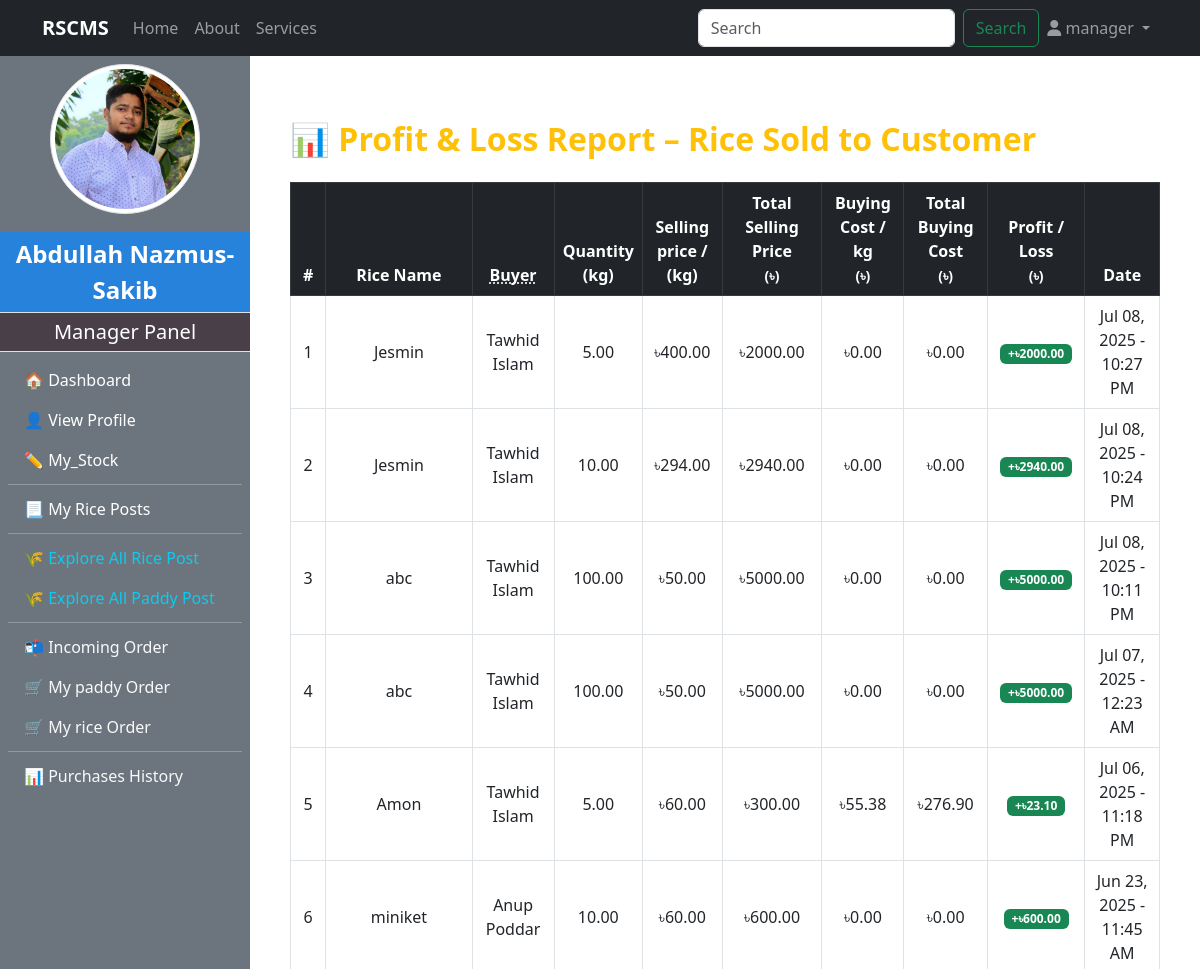
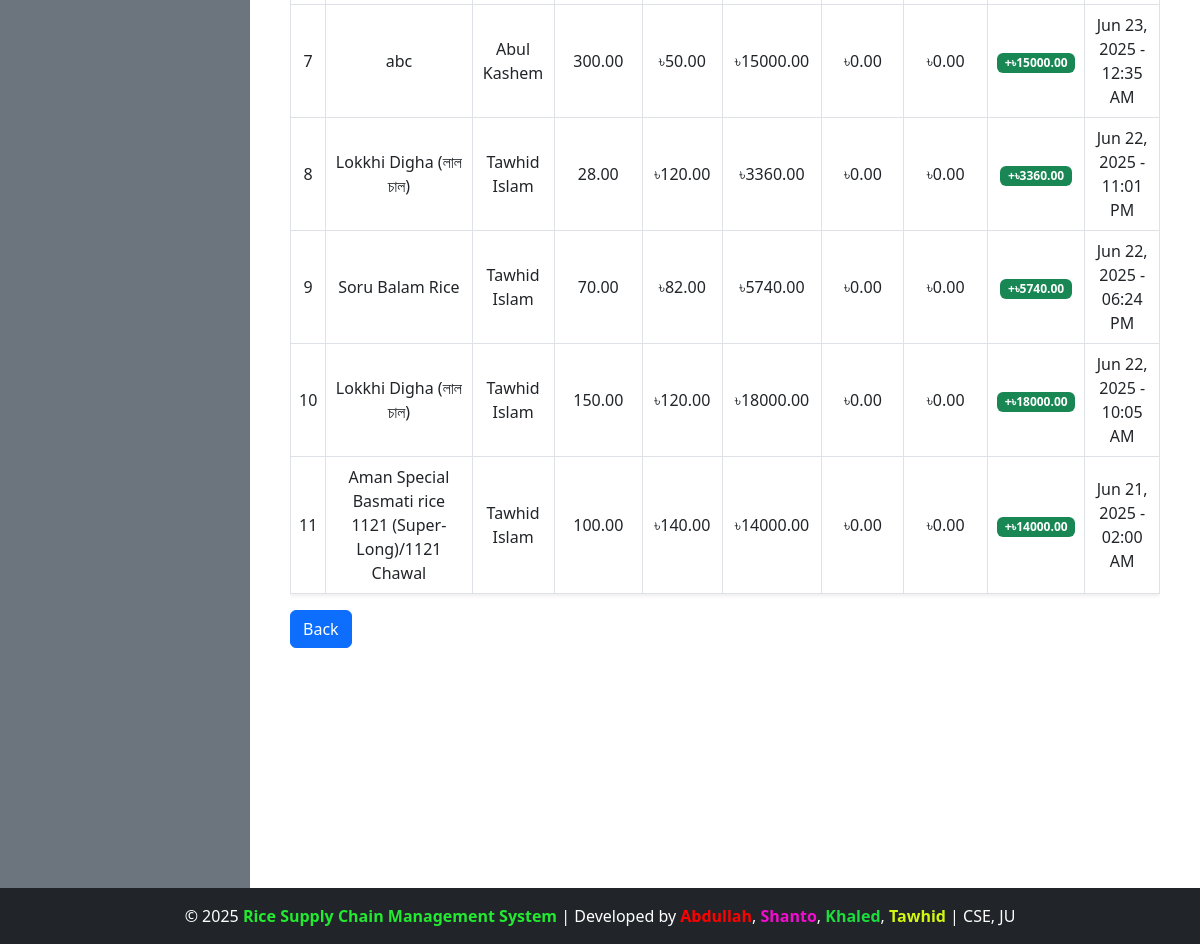
The page /manager/profit_loss_report_for_rice_to_customer/ (signed in) on the database as committed earlier (2 pictures, top to bottom).
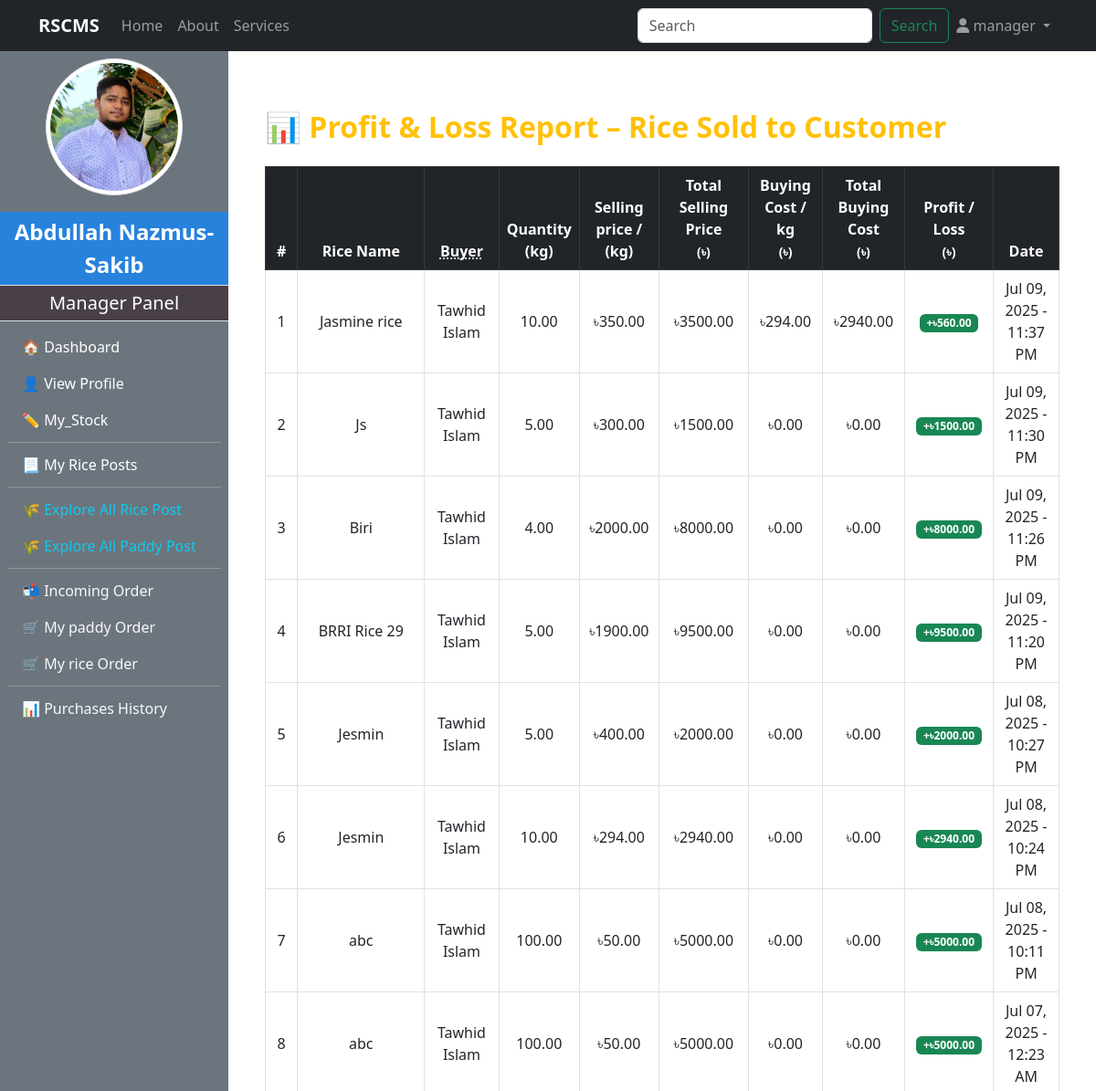
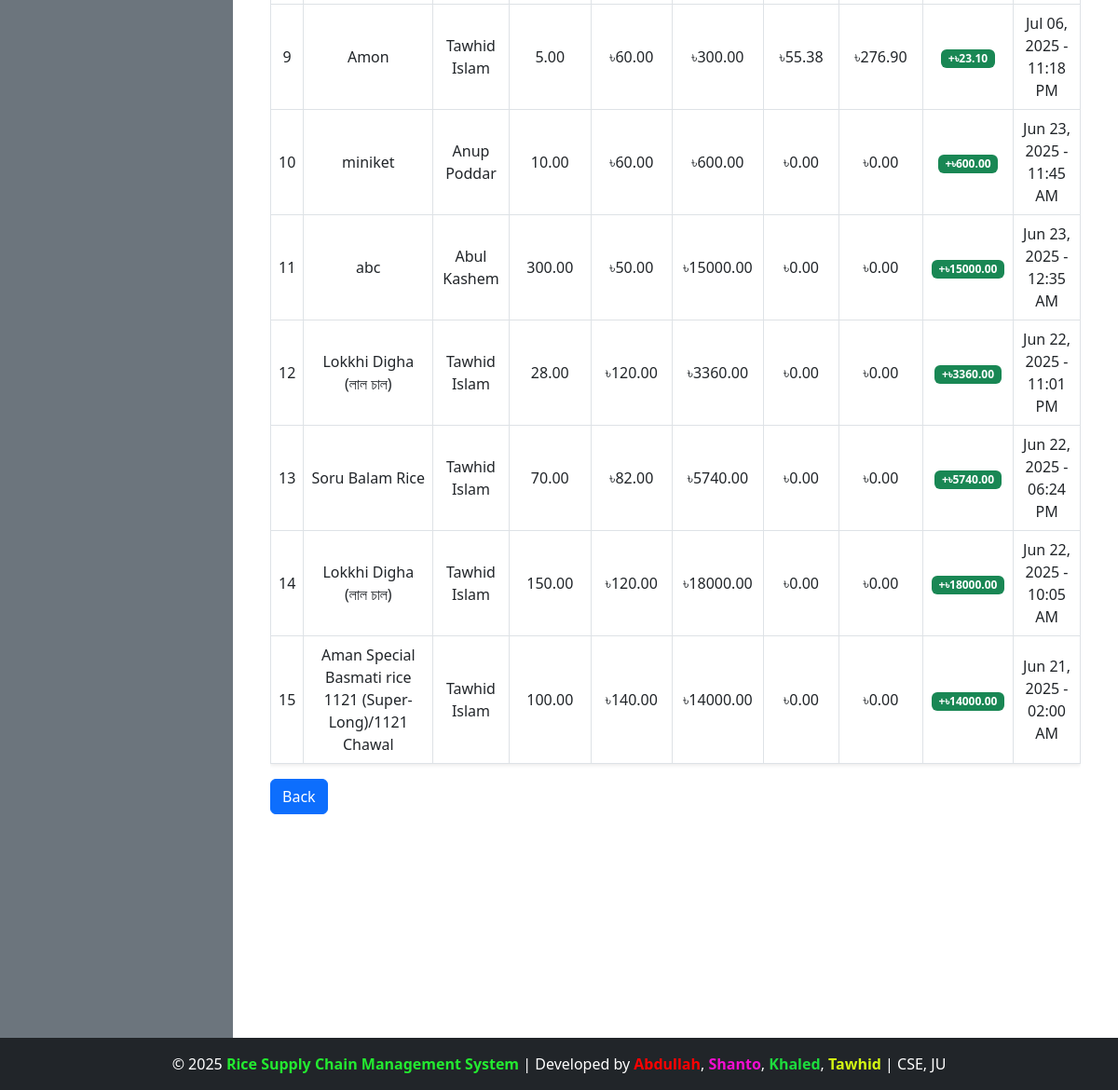
The same page on the database as committed later (2 pictures, top to bottom).
### accounts/models.py (models this page shows, shortened)
class CustomUser(AbstractUser):
    ROLE_CHOICES = (
        ('admin', 'Admin'),
        ('manager', 'Manager'),
        ('customer', 'Customer'),
        ('dealer', 'Dealer'),
    )
    role = models.CharField(max_length=20, choices=ROLE_CHOICES, default='admin')

### manager/models.py (models this page shows, shortened)
class ManagerProfile(models.Model):
    user = models.OneToOneField(CustomUser,on_delete=models.CASCADE,limit_choices_to={'role':'manager'},related_name="managerprofile")
    full_name = models.CharField(max_length=100)
    phone_number = models.CharField(max_length=11)
    transaction_password = models.CharField(blank=True)
    address = models.TextField()
    mill_name = models.CharField(max_length=100)
    mill_location = models.TextField()
    profile_image = models.ImageField(upload_to="manager_profile/",blank=True,null=True)
    experience_year = models.PositiveIntegerField(blank=True, null=True)
    bio = models.TextField(blank=True)
    created_at = models.DateTimeField(auto_now_add=True)

class RicePost(models.Model):
    manager = models.ForeignKey(CustomUser,on_delete=models.CASCADE, limit_choices_to={'role':'manager'},related_name="managerPost")
    rice_name = models.CharField(max_length=200, blank=True, null=True)
    quality = models.CharField(max_length=100)
    quantity_kg = models.FloatField()
    price_per_kg = models.DecimalField(max_digits=6, decimal_places=2)
    description = models.TextField()
    is_sold = models.BooleanField(default=False)
    rice_image = models.ImageField(upload_to="rice_image/",blank=True,null=True)
    created_at = models.DateTimeField(auto_now_add=True)

### customer/models.py (models this page shows, shortened)
class Purchase_Rice(models.Model):
    STATUS_CHOICES = [
        ('Pending', 'Pending'),
        ('Accepted', 'Accepted'),
        ('Cancel', 'Cancel'),
        ('Shipping', 'Shipping'),
        ('Delivered', 'Delivered'),
        ('Successful', 'Successful'),
    ]
    customer = models.ForeignKey(CustomUser, on_delete=models.CASCADE, related_name='customer_rice_purchases')
    rice = models.ForeignKey(RicePost, on_delete=models.CASCADE, related_name='customer_rice_orders')
    quantity_purchased = models.FloatField()
    total_price = models.DecimalField(max_digits=10, decimal_places=2)
    profit_or_loss = models.DecimalField(max_digits=10, decimal_places=2, default=0)
    delivery_cost = models.DecimalField(max_digits=6, decimal_places=2, default=0)
    is_confirmed = models.BooleanField(default=False)
    payment = models.BooleanField(default=False)
    status = models.CharField(max_length=20, choices=STATUS_CHOICES, default='Pending')  # ✅ New field
    purchase_date = models.DateTimeField(auto_now_add=True)

class CustomerProfile(models.Model):
    user = models.OneToOneField(CustomUser, on_delete=models.CASCADE, limit_choices_to={'role':'customer'},related_name="customerprofile")
    full_name = models.CharField(max_length=100)
    phone_number = models.CharField(max_length=11)
    address =models.TextField()
    image = models.ImageField(upload_to="customer_profile/",blank=True,null=True)
    date_of_birth = models.DateField(blank=True,null=True)
    created_at = models.DateTimeField(auto_now_add=True,blank=True,null=True)

### manager/views.py (the view)
# urls.py: path("profit_loss_report_for_rice_to_customer/",views.profit_loss_report_for_rice_to_customer,name="profit_loss_report_for_rice_to_customer"),
@login_required(login_url="login")
@user_passes_test(check_manager_and_admin)
def profit_loss_report_for_rice_to_customer(request):
    selling_rice_to_customer = Purchase_Rice.objects.filter(
        rice__manager=request.user, status="Successful"
    ).order_by("-purchase_date")
    report_data = []
    for row in selling_rice_to_customer:
        try:
            stock = RiceStock.objects.get(manager=request.user, rice_name=row.rice.rice_name)
            cost_per_kg = Decimal(str(stock.average_price_per_kg))
        except RiceStock.DoesNotExist:
            cost_per_kg = Decimal('0.00')
        quantity = Decimal(str(row.quantity_purchased))
        total_cost = cost_per_kg * quantity
        selling_price = Decimal(str(row.total_price))-Decimal(str(row.delivery_cost))
        selling_price_per_kg = selling_price/quantity
        if row.rice.rice_name == "Amon":
            print(row.total_price)
        profit_or_loss = selling_price - total_cost
        profit_or_loss_abs = abs(profit_or_loss)
        report_data.append({
            "row": row,
            "cost_per_kg": cost_per_kg,
            "selling_price":selling_price,
            "selling_price_per_kg":selling_price_per_kg,
            "total_cost": total_cost,
            "profit_or_loss": profit_or_loss,
            "profit_or_loss_abs": profit_or_loss_abs
        })
    context = {
        "check": 2,
        "report_data": report_data,
    }
    return render(request, "manager/stock/profit_loss_report.html", context)

### admin_panel/context_processors.py (called while the page is built)
def admin_profile(request):
    if request.user.is_authenticated:
        try:
            admin = AdminProfile.objects.get(user=request.user)
            return {'admin': admin}
        except AdminProfile.DoesNotExist:
            return {}
    return {}

### customer/context_processors.py (called while the page is built)
def customer_profile(request):
    if request.user.is_authenticated:
        try:
            customer = CustomerProfile.objects.get(user=request.user)
            return {'customer': customer}
        except CustomerProfile.DoesNotExist:
            return {}
    return {}

### manager/context_processors.py (called while the page is built)
def manager_profile(request):
    if request.user.is_authenticated:
        try:
            manager = ManagerProfile.objects.get(user=request.user)
            return {'manager': manager}
        except ManagerProfile.DoesNotExist:
            return {}
    return {}

### manager/views.py (called while the page is built)
def check_manager_and_admin(user):
    return user.is_authenticated and user.role in ['manager','admin']

### manager/templates/manager/stock/profit_loss_report.html (shortened to what this page needs)
{% extends 'base.html' %}
{% load humanize %}
{% block content %}
{% if check == 2 %}
<div class="container mt-5">
    <h2 class="mb-4 text-warning fw-bold">
        📊 Profit & Loss Report – Rice Sold to Customer
    </h2>
    {% if report_data %}
        <div class="table-responsive">
            <table class="table table-bordered table-hover shadow-sm align-middle text-center">
                <thead class="table-dark">
                    <tr>
                        <th>#</th>
                        <th>Rice Name</th>
                        <th><abbr title="Manager who bought the rice">Buyer</abbr></th>
                        <th>Quantity<br>(kg)</th>
                        <th>Selling price / <br>(kg)</th>
                        <th>Total Selling Price<br><small>(৳)</small></th>
                        <th>
                           Buying Cost / kg<br><small>(৳)</small>
                        </th>
                        <th>
                            Total Buying Cost<br><small>(৳)</small>
                        </th>
                        <th>Profit / Loss<br><small>(৳)</small></th>
                        <th>Date</th>
                    </tr>
                </thead>
                <tbody>
                    {% for item in report_data %}
                    <tr>
                        <td>{{ forloop.counter }}</td>
                        <td>{{ item.row.rice.rice_name }}</td>
                        <td>{{ item.row.customer.customerprofile.full_name }}</td>
                        <td>{{ item.row.quantity_purchased|floatformat:2 }}</td>
                        <td>৳{{ item.selling_price_per_kg|floatformat:2 }}</td>
                        <td>৳{{ item.selling_price|floatformat:2 }}</td>
                        <td>৳{{ item.cost_per_kg|floatformat:2 }}</td>
                        <td>৳{{ item.total_cost|floatformat:2 }}</td>
                        <td>
                            {% if item.profit_or_loss > 0 %}
                                <span class="badge bg-success">+৳{{ item.profit_or_loss_abs|floatformat:2 }}</span>
                            {% elif item.profit_or_loss < 0 %}
                                <span class="badge bg-danger">–৳{{ item.profit_or_loss_abs|floatformat:2 }}</span>
                            {% else %}
                                <span class="badge bg-secondary">৳0</span>
                            {% endif %}
                        </td>
                        <td>{{ item.row.purchase_date|date:"M d, Y - h:i A" }}</td>
                    </tr>
                    {% endfor %}
                </tbody>
            </table>
        </div>
    {% else %}
        <div class="alert alert-info text-center shadow-sm">
            No rice has been sold yet to generate a profit or loss report.
        </div>
    {% endif %}
    <a href="{% url 'manager_stock_management' %}  " class="btn btn-primary">Back</a>
</div>
{% endif %}
{% endblock %}

### templates/base.html (shortened to what this page needs)
<!DOCTYPE html>
<html lang="en">
<head>
    {% load static %}
    <link href="https://cdn.jsdelivr.net/npm/bootstrap@5.3.0/dist/css/bootstrap.min.css" rel="stylesheet">
    <link rel="stylesheet" href="{% static 'manager/css/dashboard.css' %}">
    <link rel="stylesheet" href="https://cdnjs.cloudflare.com/ajax/libs/font-awesome/6.5.0/css/all.min.css">
</head>
<body class="d-flex flex-column min-vh-100">
    {% include 'navbar.html' %}
   <div class="d-flex flex-grow-1 overflow-hidden" style="height: 100vh;">
        <div id="sidebarWrapper" class="d-none d-md-block">
            {% include 'SlideBar.html' %}
        </div>
        <div id="content" class="flex-grow-1 p-3 overflow-auto" style="max-height: calc(100vh - 56px - 56px);">
            <div class="container">
                {% block content %}{% endblock %}
            </div>
        </div>
    </div>
    <footer class="bg-dark text-white text-center py-3">
        <p class="mb-0">&copy; 2025 <strong style="color: rgb(35, 234, 48);">Rice Supply Chain Management System</strong> | Developed by <span style="color: red; font-weight:bold">Abdullah</span>, <span style="color: rgb(244, 13, 209); font-weight:bold">Shanto</span>, <span style="color: rgb(29, 220, 61); font-weight:bold">Khaled</span>, <span style="color: rgb(212, 247, 18); font-weight:bold">Tawhid</span> | CSE, JU</p>
    </footer>
</body>
</html>

### templates/navbar.html (shortened to what this page needs)
<nav class="navbar navbar-expand-lg navbar-dark bg-dark">
    <div class="container">
        <a class="navbar-brand fw-bold" href="http://127.0.0.1:8000/">RSCMS</a>
        <div class="collapse navbar-collapse" id="navbarNav">
            <ul class="navbar-nav me-auto">
                <li class="nav-item">
                    {% if request.user.is_authenticated %}
                    {% if request.user.role == "manager" %}
                    <a class="nav-link" href="{% url 'manager_dashboard' %}">Home</a>
                    {% elif request.user.role == "customer" %}
                    <a class="nav-link" href="{% url 'customer_dashboard' %}">Home</a>
                    {% elif request.user.role == "dealer" %}
                    <a class="nav-link" href="{% url 'dealer_dashboard' %}">Home</a>
                    {% elif request.user.role == "admin" %}
                    <a class="nav-link" href="{% url 'admin_dashboard' %}">Home</a>
                    {% endif %}
                    {% endif %}
                </li>
                <li class="nav-item">
                    <a class="nav-link" href="{% url 'about' %}">About</a>
                </li>
                <li class="nav-item">
                    <a class="nav-link" href="{% url 'services' %}">Services</a>
                </li>
            </ul>
           <form class="d-flex" action="{% url 'search' %}" method = "get">
                <input class="form-control me-2" type="search" placeholder="Search" aria-label="Search" name="query" id="search">
                <button class="btn btn-outline-success" type="submit">Search</button>
            </form>
            <ul class="navbar-nav">
                <li class="nav-item dropdown">
                    <a class="nav-link dropdown-toggle" href="#" id="userDropdown" role="button" data-bs-toggle="dropdown" aria-expanded="false">
                        <i class="fas fa-user"></i>
                        {% if request.user.is_authenticated %}
                        {{ request.user.username }}
                        {% else %}
                            Account
                        {% endif %}
                    </a>
                </li>
            </ul>
        </div>
    </div>
</nav>

### templates/SlideBar.html (shortened to what this page needs)
{% load static %}
{% if request.user.is_authenticated and request.user.role == "manager" %}
<div class="bg-secondary text-white d-flex flex-column" style="min-width: 250px; height: 100vh;" >
<div class="text-center my-2">
    {% if manager and manager.profile_image %}
        <img src="{{ manager.profile_image.url }}" class="rounded-circle img-thumbnail" style="width: 150px; height: 150px; object-fit: cover; margin-bottom: 10px;" alt="Profile Image">
    {% else %}
        <img src="{% static 'images/default_profile.png' %}" class="rounded-circle img-thumbnail" style="width: 150px; height: 150px; object-fit: cover; margin-bottom: 10px;" alt="Default Profile Image">
    {% endif %}
</div>
    <div class="sidebar-user-name p-1 fs-4 border-bottom">{{manager.full_name}}</div>
    <div class="sidebar-header p-1 fs-5 border-bottom">Manager Panel</div>
    <nav class="nav flex-column p-2">
        <a class="nav-link text-white {% if request.resolver_match.url_name == 'manager_dashboard' %}active{% endif %}" href="{% url 'manager_dashboard' %}">🏠 Dashboard</a>
        <a class="nav-link text-white {% if request.resolver_match.url_name == 'manager_profile' %}active{% endif %}" href="{% url 'manager_profile' %}">👤 View Profile</a>
        <a class="nav-link text-white {% if request.resolver_match.url_name == 'manager_stock_management' %}active{% endif %}" href="{% url 'manager_stock_management' %}">✏️ My_Stock</a>
        <hr class="my-1">
        <a class="nav-link text-white {% if request.resolver_match.url_name == 'show_my_rice_post' %}active{% endif %}" href="{% url 'show_my_rice_post' %}">📃 My Rice Posts</a>
        <hr class="my-1">
        <a class="nav-link text-info {% if request.resolver_match.url_name == 'explore_all_rice_post' %}active{% endif %}" href="{% url 'explore_all_rice_post' %}">🌾 Explore All Rice Post</a>
        <a class="nav-link text-info {% if request.resolver_match.url_name == 'explore_paddy_post' %}active{% endif %}" href="{% url 'explore_paddy_post' %}">🌾 Explore All Paddy Post</a>
        <hr class="my-1">
        <a class="nav-link text-light {% if request.resolver_match.url_name == 'incoming_order' %}active{% endif %}" href="{% url 'incoming_order' %}">📬 Incoming Order</a>
        <a class="nav-link text-light {% if request.resolver_match.url_name == 'my_paddy_order' %}active{% endif %}" href="{% url 'my_paddy_order' %}">🛒 My paddy Order</a>
        <a class="nav-link text-light {% if request.resolver_match.url_name == 'my_rice_order' %}active{% endif %}" href="{% url 'my_rice_order' %}">🛒 My rice Order</a>
        <hr class="my-1">
        <a class="nav-link text-light {% if request.resolver_match.url_name == 'purchase_history' %}active{% endif %}" href="{% url 'purchase_history' %}">📊 Purchases History</a>
    </nav>
</div>
{% endif %}

### static/manager/css/dashboard.css (style rules this page uses)
body { display: flex; min-height: 100vh; margin: 0; }
#content { flex-grow: 1; padding: 20px; }
.sidebar-header { font-size: 1.5rem; padding: 10px; background-color: #493f49; text-align: center; }
.sidebar-user-name { font-size: 1.2rem; padding: 10px; background-color: #2782dc; text-align: center; font-weight: bold; }

Rows that differ between the two databases and show on the page:
added Purchase_Rice: row.rice.rice_name "Jasmine rice", row.customer.customerprofile.full_name "Tawhid Islam", row.quantity_purchased "10.00", selling_price_per_kg "350.00", selling_price "3500.00", cost_per_kg "294.00", total_cost "2940.00", profit_or_loss_abs "560.00", row.purchase_date "Jul 09, 2025 - 11:37 PM"
added Purchase_Rice: row.rice.rice_name "Js", row.customer.customerprofile.full_name "Tawhid Islam", row.quantity_purchased "5.00", selling_price_per_kg "300.00", selling_price "1500.00", cost_per_kg "0.00", total_cost "0.00", profit_or_loss_abs "1500.00", row.purchase_date "Jul 09, 2025 - 11:30 PM"
added Purchase_Rice: row.rice.rice_name "Biri", row.customer.customerprofile.full_name "Tawhid Islam", row.quantity_purchased "4.00", selling_price_per_kg "2000.00", selling_price "8000.00", cost_per_kg "0.00", total_cost "0.00", profit_or_loss_abs "8000.00", row.purchase_date "Jul 09, 2025 - 11:26 PM"
added Purchase_Rice: row.rice.rice_name "BRRI Rice 29", row.customer.customerprofile.full_name "Tawhid Islam", row.quantity_purchased "5.00", selling_price_per_kg "1900.00", selling_price "9500.00", cost_per_kg "0.00", total_cost "0.00", profit_or_loss_abs "9500.00", row.purchase_date "Jul 09, 2025 - 11:20 PM"
